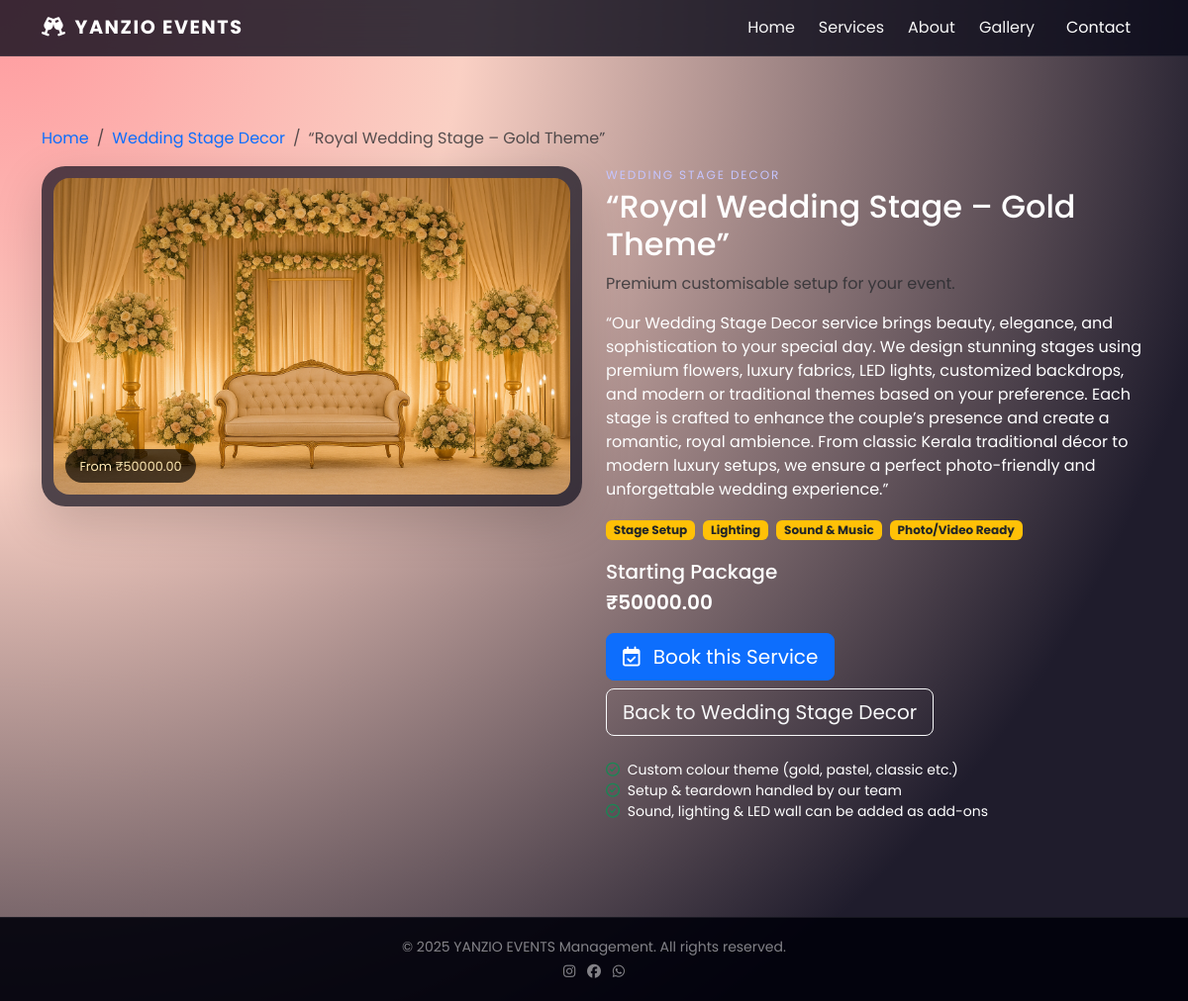
The page /service/1/ on the database its author committed.
### events/models.py (models this page shows, shortened)
class EventService(models.Model):
    category = models.ForeignKey(EventCategory, on_delete=models.CASCADE, related_name='services')
    title = models.CharField(max_length=250)
    price_start = models.DecimalField(max_digits=10, decimal_places=2, help_text="Starting price")
    image = models.ImageField(upload_to='services/', blank=True, null=True)
    short_description = models.CharField(max_length=300)
    description = models.TextField()

class EventCategory(models.Model):
    name = models.CharField(max_length=200)
    image = models.ImageField(upload_to='categories/', blank=True, null=True)
    description = models.TextField(blank=True)
    class Meta:
        verbose_name_plural = "Event Categories"

### events/views.py (the view)
# urls.py: path('service/<int:service_id>/', views.service_detail, name='service_detail'),
def service_detail(request, service_id):
    service = get_object_or_404(EventService, id=service_id)
    return render(request, 'events/service_detail.html', {'service': service})

### events/templates/events/service_detail.html (shortened to what this page needs)
{% extends 'events/base.html' %}
{% load static %}
{% block content %}
<section class="section-padding">
  <div class="container">
    <nav aria-label="breadcrumb" class="mb-3">
      <ol class="breadcrumb small">
        <li class="breadcrumb-item"><a href="{% url 'home' %}" class="text-decoration-none text-light-50">Home</a></li>
        <li class="breadcrumb-item">
          <a href="{% url 'services_by_category' service.category.id %}" class="text-decoration-none text-light-50">
            {{ service.category.name }}
          </a>
        </li>
        <li class="breadcrumb-item active" aria-current="page">{{ service.title }}</li>
      </ol>
    </nav>
    <div class="row g-4">
      <div class="col-md-6">
        <div class="hero-card shadow-lg">
          {% if service.image %}
            <img src="{{ service.image.url }}" class="img-fluid rounded-4" alt="{{ service.title }}">
          {% else %}
            <div class="service-placeholder" style="height:320px;">
              <i class="fa-solid fa-couch"></i>
            </div>
          {% endif %}
          <div class="hero-card-badge">
            From ₹{{ service.price_start }}
          </div>
        </div>
      </div>
      <div class="col-md-6">
        <p class="service-category mb-1">{{ service.category.name }}</p>
        <h2 class="mb-2">{{ service.title }}</h2>
        <p class="text-muted mb-3">Premium customisable setup for your event.</p>
        <p class="mb-3">
          {{ service.description|linebreaks }}
        </p>
        <div class="mb-3">
          <span class="badge bg-warning text-dark me-1 mb-1">Stage Setup</span>
          <span class="badge bg-warning text-dark me-1 mb-1">Lighting</span>
          <span class="badge bg-warning text-dark me-1 mb-1">Sound & Music</span>
          <span class="badge bg-warning text-dark me-1 mb-1">Photo/Video Ready</span>
        </div>
        <h5 class="mb-1">Starting Package</h5>
        <p class="fs-5 fw-semibold mb-3">₹{{ service.price_start }}</p>
        <div class="d-flex flex-wrap gap-2 mb-4">
          <a href="{% url 'book_service' service.id %}" class="btn btn-primary btn-lg">
            <i class="fa-regular fa-calendar-check me-2"></i> Book this Service
          </a>
          <a href="{% url 'services_by_category' service.category.id %}" class="btn btn-outline-light btn-lg">
            Back to {{ service.category.name }}
          </a>
        </div>
        <div class="small text-light-50">
          <i class="fa-regular fa-circle-check me-1 text-success"></i> Custom colour theme (gold, pastel, classic etc.)<br>
          <i class="fa-regular fa-circle-check me-1 text-success"></i> Setup & teardown handled by our team<br>
          <i class="fa-regular fa-circle-check me-1 text-success"></i> Sound, lighting & LED wall can be added as add-ons
        </div>
      </div>
    </div>
  </div>
</section>
{% endblock %}

### events/static/events/css/style.css (style rules this page uses)
:root { --bg-gradient: radial-gradient(circle at top left, #ff9a9e 0%, #fad0c4 30%, #1f1c2c 80%); --glass-bg: rgba(15, 15, 30, 0.8); --accent: #ffb347; --accent-strong: #ff7e5f; --text-main: #ffffff; }
*, *::before, *::after { box-sizing: border-box; }
body { font-family: "Poppins", system-ui, -apple-system, BlinkMacSystemFont, "Segoe UI", sans-serif; background: var(--bg-gradient); min-height: 100vh; color: var(--text-main); }
.hero-card { position: relative; backdrop-filter: blur(18px); background: rgba(10, 10, 25, 0.7); border-radius: 1.5rem; padding: 0.75rem; transform: translateY(0); transition: transform 0.4s ease, box-shadow 0.4s ease; }
.hero-card img { height: 320px; width: 100%; object-fit: cover; }
.hero-card-badge { position: absolute; left: 1.5rem; bottom: 1.5rem; padding: 0.45rem 0.9rem; border-radius: 999px; background: rgba(0, 0, 0, 0.65); color: #ffe9b3; font-size: 0.8rem; }
.section-padding { padding: 3rem 0; }
.service-category { font-size: 0.75rem; letter-spacing: 0.16em; text-transform: uppercase; color: #c5c5ff; }

### rows shown on the page
EventService: category.name "Wedding Stage Decor", title "“Royal Wedding Stage – Gold Theme”", image (picture), price_start "50000.00", category.name "WEDDING STAGE DECOR", description "“Our Wedding Stage Decor service brings beauty, elegance, and sophistication to your special day. We design stunning stages using premium flowers, luxury fabrics, LED lights, customized backdrops, and modern or traditional themes based on your preference. Each stage is crafted to enhance the couple’s presence and create a romantic, royal ambience. From classic Kerala traditional décor to modern luxury setups, we ensure a perfect photo-friendly and unforgettable wedding experience.”"
